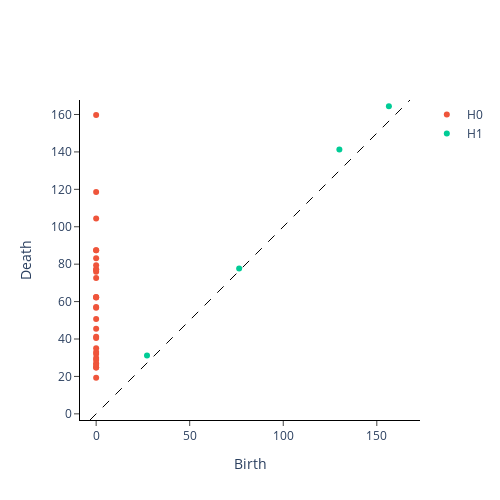

Here is the notebook cell this chart was saved with:
### Markdown cell above
In the plot below for a single window, the generators of each homology dimension $H_0$ and $H_1$ are coloured differently:

### Code cell
VR.plot(diagrams, sample=window_num)

### Figure 1 — Plotly figure (JSON) as saved in the notebook; plotly's stock layout.template omitted (floating-point values rounded to 4 significant figures)
{"data": [{"hoverinfo": "none", "line": {"color": "black", "dash": "dash", "width": 1}, "mode": "lines", "showlegend": false, "type": "scatter", "x": [-3.289, 167.7], "y": [-3.289, 167.7]}, {"hoverinfo": "text", "hovertext": ["(0.0, 19.344308853149414)", "(0.0, 24.77001953125), multiplicity: 2", "(0.0, 24.77001953125), multiplicity: 2", "(0.0, 26.05230712890625)", "(0.0, 27.107160568237305)", "(0.0, 28.75464630126953)", "(0.0, 29.901317596435547)", "(0.0, 31.942352294921875)", "(0.0, 32.999481201171875)", "(0.0, 35.074684143066406)", "(0.0, 40.55889129638672)", "(0.0, 41.14881134033203)", "(0.0, 45.470436096191406)", "(0.0, 50.70619583129883)", "(0.0, 56.64356994628906)", "(0.0, 57.074649810791016)", "(0.0, 62.22562026977539)", "(0.0, 62.255836486816406)", "(0.0, 62.402462005615234)", "(0.0, 72.63594055175781)", "(0.0, 75.91112518310547)", "(0.0, 77.0517807006836)", "(0.0, 77.22676849365234)", "(0.0, 79.44671630859375)", "(0.0, 83.16100311279297)", "(0.0, 87.3745346069336), multiplicity: 2", "(0.0, 87.3745346069336), multiplicity: 2", "(0.0, 104.38196563720703)", "(0.0, 118.5174331665039)", "(0.0, 159.7458953857422)"], "mode": "markers", "name": "H0", "type": "scatter", "x": [0, 0, 0, 0, 0, 0, 0, 0, 0, 0, 0, 0, 0, 0, 0, 0, 0, 0, 0, 0, 0, 0, 0, 0, 0, 0, 0, 0, 0, 0], "y": [19.34, 24.77, 24.77, 26.05, 27.11, 28.75, 29.9, 31.94, 33.0, 35.07, 40.56, 41.15, 45.47, 50.71, 56.64, 57.07, 62.23, 62.26, 62.4, 72.64, 75.91, 77.05, 77.23, 79.45, 83.16, 87.37, 87.37, 104.4, 118.5, 159.7]}, {"hoverinfo": "text", "hovertext": ["(156.46693420410156, 164.45599365234375)", "(130.0028533935547, 141.3109893798828)", "(76.42947387695312, 77.7320785522461)", "(27.174970626831055, 31.130006790161133)"], "mode": "markers", "name": "H1", "type": "scatter", "x": [156.5, 130.0, 76.43, 27.17], "y": [164.5, 141.3, 77.73, 31.13]}], "layout": {"height": 500, "plot_bgcolor": "white", "width": 500, "xaxis": {"autorange": false, "exponentformat": "e", "linecolor": "black", "linewidth": 1, "mirror": false, "range": [-3.289, 167.7], "showexponent": "all", "showline": true, "side": "bottom", "ticks": "outside", "title": {"text": "Birth"}, "type": "linear", "zeroline": true}, "yaxis": {"autorange": false, "exponentformat": "e", "linecolor": "black", "linewidth": 1, "mirror": false, "range": [-3.289, 167.7], "scaleanchor": "x", "scaleratio": 1, "showexponent": "all", "showline": true, "side": "left", "ticks": "outside", "title": {"text": "Death"}, "type": "linear", "zeroline": true}}}
